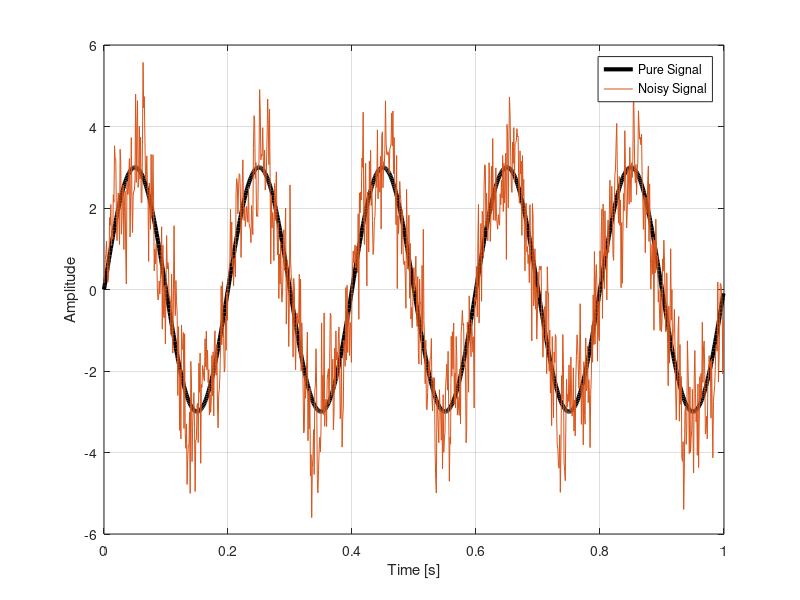

This chart was generated by the following MATLAB code:
Fs = 1000;
T = 1 / Fs;
L = 1000;
t = (0:L-1)*T;
A = 3;
f1 = 5; % Hz - Base frequency
% Base Signal
OriginalData = A * sin(2*pi* f1 * t);

% Add Higher Frequency Components
NoisyData = OriginalData + 0.2*A*sin(2*pi*f1*4*t) +  0.2*A*sin(2*pi*f1*16*t);
% Add random noise
NoisyData = NoisyData + 0.25*A*randn(1, length(t));

figure();
plot(t,OriginalData, 'LineWidth',3, 'color', 'k'); xlabel('Time [s]'); ylabel('Amplitude'); grid on; hold on;
plot(t,NoisyData); 
legend('Pure Signal', 'Noisy Signal')
hold off;